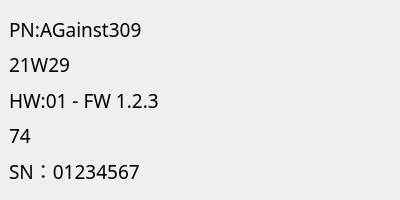
<?xml version="1.0" encoding="UTF-8"?>
<ui version="4.0">
 <class>PrinterPixmap</class>
 <widget class="QWidget" name="PrinterPixmap">
  <property name="geometry">
   <rect>
    <x>0</x>
    <y>0</y>
    <width>400</width>
    <height>200</height>
   </rect>
  </property>
  <property name="windowTitle">
   <string>Form</string>
  </property>
  <property name="styleSheet">
   <string notr="true"/>
  </property>
  <layout class="QGridLayout" name="gridLayout">
   <property name="leftMargin">
    <number>0</number>
   </property>
   <property name="topMargin">
    <number>0</number>
   </property>
   <property name="rightMargin">
    <number>0</number>
   </property>
   <property name="bottomMargin">
    <number>0</number>
   </property>
   <property name="horizontalSpacing">
    <number>0</number>
   </property>
   <item row="0" column="0">
    <widget class="QWidget" name="widget" native="true">
     <layout class="QGridLayout" name="gridLayout_2">
      <property name="leftMargin">
       <number>9</number>
      </property>
      <property name="topMargin">
       <number>15</number>
      </property>
      <property name="rightMargin">
       <number>9</number>
      </property>
      <property name="bottomMargin">
       <number>15</number>
      </property>
      <item row="0" column="0">
       <widget class="QLabel" name="pnLab">
        <property name="font">
         <font>
          <family>微软雅黑</family>
          <pointsize>14</pointsize>
         </font>
        </property>
        <property name="text">
         <string>PN:AGainst309</string>
        </property>
       </widget>
      </item>
      <item row="0" column="1" rowspan="5">
       <widget class="QWidget" name="qrWid" native="true">
        <property name="minimumSize">
         <size>
          <width>170</width>
          <height>170</height>
         </size>
        </property>
        <property name="maximumSize">
         <size>
          <width>170</width>
          <height>170</height>
         </size>
        </property>
       </widget>
      </item>
      <item row="1" column="0">
       <widget class="QLabel" name="dateLab">
        <property name="font">
         <font>
          <family>微软雅黑</family>
          <pointsize>14</pointsize>
         </font>
        </property>
        <property name="text">
         <string>21W29</string>
        </property>
       </widget>
      </item>
      <item row="2" column="0">
       <widget class="QLabel" name="hwLab">
        <property name="font">
         <font>
          <family>微软雅黑</family>
          <pointsize>14</pointsize>
         </font>
        </property>
        <property name="text">
         <string>HW:01 - FW 1.2.3 </string>
        </property>
       </widget>
      </item>
      <item row="3" column="0">
       <widget class="QLabel" name="pppLab">
        <property name="font">
         <font>
          <family>微软雅黑</family>
          <pointsize>14</pointsize>
         </font>
        </property>
        <property name="text">
         <string>74</string>
        </property>
       </widget>
      </item>
      <item row="4" column="0">
       <widget class="QLabel" name="snLab">
        <property name="font">
         <font>
          <family>微软雅黑</family>
          <pointsize>14</pointsize>
         </font>
        </property>
        <property name="text">
         <string>SN：01234567</string>
        </property>
       </widget>
      </item>
     </layout>
    </widget>
   </item>
  </layout>
 </widget>
 <resources/>
 <connections/>
</ui>
